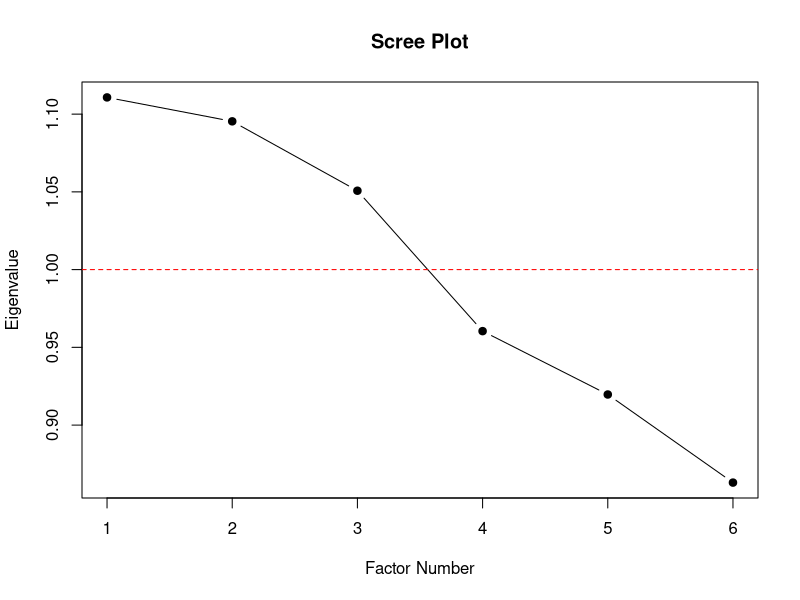
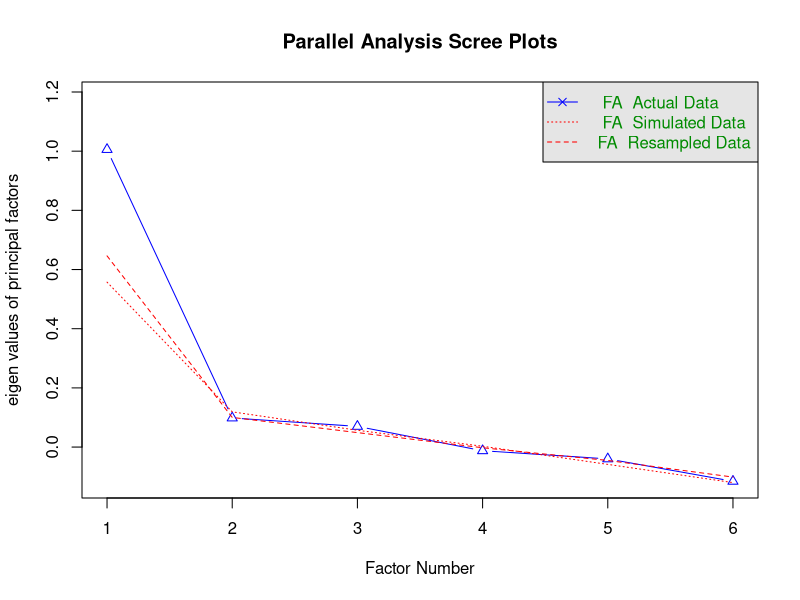
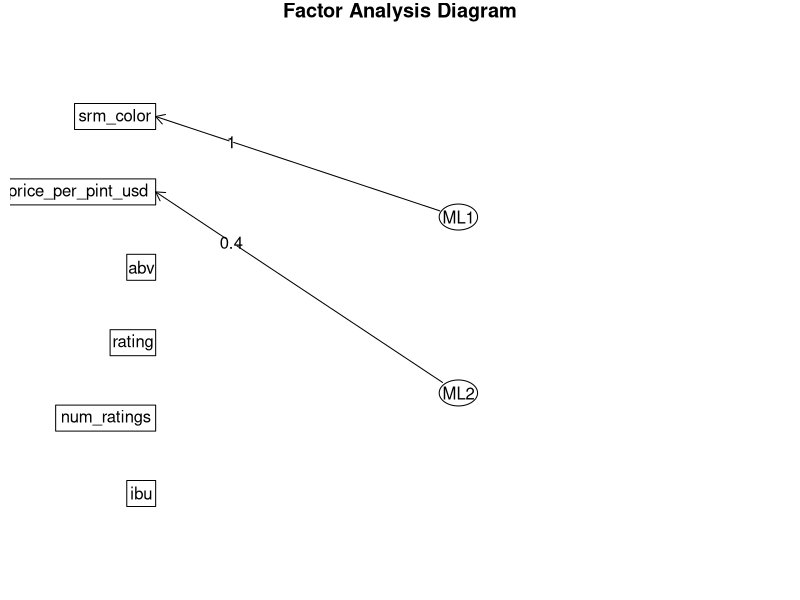

These figures' R source, in order:
# ============================================================
# Script 19: Exploratory Factor Analysis
# Dataset: Craft Beer
# Course: PhD Multiple Regression / Advanced Stats
# ============================================================
# Topics Covered:
#   - When and why to use factor analysis
#   - Checking factorability (KMO, Bartlett's test)
#   - Determining number of factors (scree plot, eigenvalues)
#   - Running factor analysis with factanal()
#   - Interpreting factor loadings and rotation
# ============================================================

# --- Step 1: Load the Data ---
beer <- read.csv("19_craft_beer.csv")

# --- Step 2: Overview ---
str(beer)
head(beer)
summary(beer)

# --- Step 3: Select Variables for Factor Analysis ---
# Factor analysis works with continuous/numeric variables
# We will use the beer characteristics
beer_vars <- beer[, c("abv", "ibu", "srm_color", "rating",
                       "num_ratings", "price_per_pint_usd")]

summary(beer_vars)

# --- Step 4: Check Correlations ---
# Factor analysis assumes variables are correlated
# (if they weren't correlated, there would be no underlying factors)
cor_matrix <- cor(beer_vars, use = "complete.obs")
round(cor_matrix, 3)

# --- Step 5: Bartlett's Test of Sphericity ---
# Tests whether the correlation matrix is significantly different
# from an identity matrix (i.e., are there correlations to explain?)

# install.packages("psych")  # uncomment if needed
library(psych)

cortest.bartlett(cor_matrix, n = nrow(beer_vars))

# If p < .05, the variables are sufficiently correlated for FA

# --- Step 6: KMO (Kaiser-Meyer-Olkin) ---
# Measures sampling adequacy for factor analysis
KMO(cor_matrix)

# Overall MSA should be > .50 (ideally > .60)
# Individual variable MSA shows which items are suitable

# --- Step 7: How Many Factors? ---
# Scree plot
eigen_values <- eigen(cor_matrix)$values
eigen_values

plot(eigen_values, type = "b",
     main = "Scree Plot",
     xlab = "Factor Number",
     ylab = "Eigenvalue",
     pch = 19)
abline(h = 1, col = "red", lty = 2)  # Kaiser criterion: eigenvalue > 1

# Parallel analysis (more sophisticated method)
fa.parallel(beer_vars, fm = "ml", fa = "fa")

# --- Step 8: Run Factor Analysis ---
# Extract factors (start with the number suggested by scree/parallel)
fa_result <- factanal(beer_vars, factors = 2, rotation = "varimax")
fa_result

# Key output:
#   Loadings: how strongly each variable loads on each factor
#   SS loadings: variance explained by each factor
#   Proportion Var: proportion of total variance explained
#   p-value: test of whether the number of factors is sufficient

# --- Step 9: Interpret the Factors ---
# Loadings > |.40| are typically considered meaningful
print(fa_result$loadings, cutoff = 0.4)

# What do the factors represent?
# Look at which variables load together and name the factor
# e.g., if abv and ibu load on Factor 1 -> "Beer Intensity"
# e.g., if rating and num_ratings load on Factor 2 -> "Popularity"

# --- Step 10: Try Different Rotations ---
# Varimax: factors are uncorrelated (orthogonal)
fa_varimax <- factanal(beer_vars, factors = 2, rotation = "varimax")
print(fa_varimax$loadings, cutoff = 0.4)

# Promax: factors are allowed to correlate (oblique)
fa_promax <- factanal(beer_vars, factors = 2, rotation = "promax")
print(fa_promax$loadings, cutoff = 0.4)

# --- Step 11: Using psych Package for More Detail ---
fa_psych <- fa(beer_vars, nfactors = 2, rotate = "varimax", fm = "ml")
fa_psych

# Visualization
fa.diagram(fa_psych, main = "Factor Analysis Diagram")

# ============================================================
# Practice on Your Own:
#   1. Try extracting 3 factors instead of 2 -- does it improve?
#   2. Which rotation gives the cleanest loading pattern?
#   3. Compute factor scores and add them to the dataset
#      Hint: fa_psych$scores
# ============================================================
